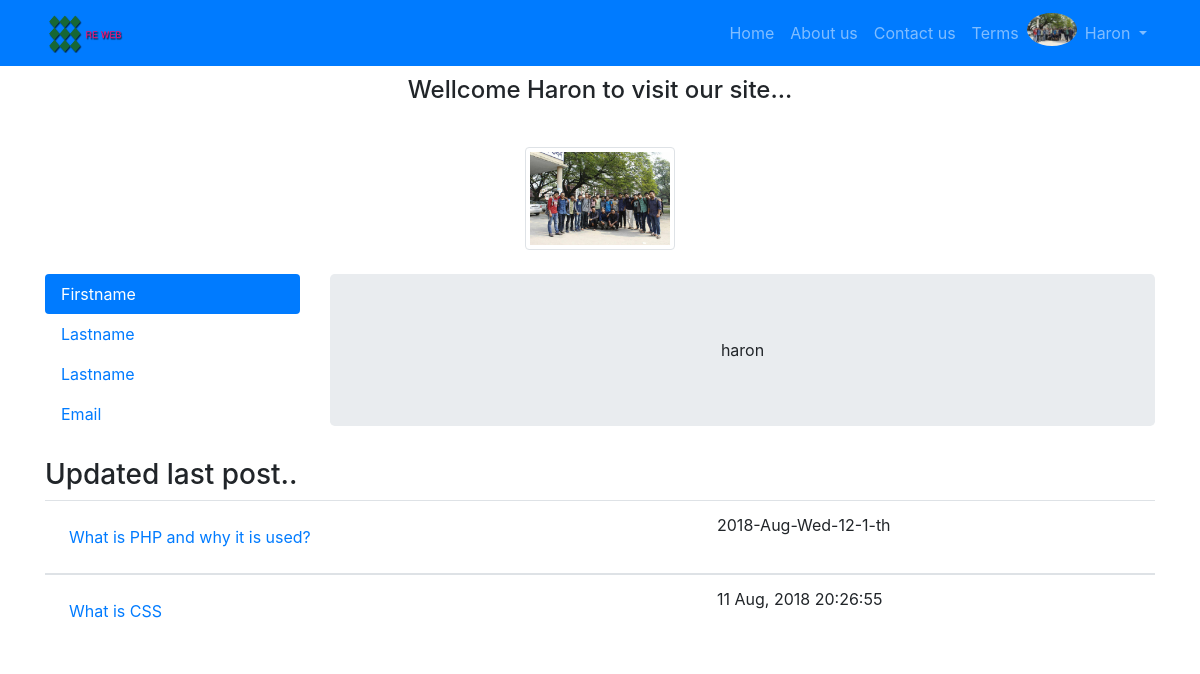
Page /userView.php (signed in) on the committed database.
### tables this page shows
CREATE TABLE `user_regi` (
  `id` int(50) NOT NULL,
  `firstname` varchar(255) NOT NULL,
  `lastname` varchar(200) NOT NULL,
  `username` varchar(255) NOT NULL,
  `email` varchar(200) NOT NULL,
  `password` varchar(255) NOT NULL,
  `gander` varchar(20) NOT NULL,
  `trem` varchar(25) NOT NULL,
  `path` varchar(255) NOT NULL
);

CREATE TABLE `post` (
  `id` int(255) NOT NULL,
  `title` varchar(255) NOT NULL,
  `description` text NOT NULL,
  `category_id` int(15) NOT NULL,
  `user_id` int(150) NOT NULL,
  `status` varchar(6) NOT NULL,
  `time` varchar(252) NOT NULL
);

### userView.php (the view, shortened to what this page needs)
<?php
require_once('conn/config.php');
?>
<!DOCTYPE html>
<html lang="en">
<head>
          <link rel="stylesheet" href="css/bootstrap.min.css">
</head>
<body>
	<header>
		   <?php include_once 'pages/navigation.php'  ?>
	</header>
   <div class="container">
   	<div>
   			<div class="wellcome">
	<h4>Wellcome <?php 	echo $_SESSION['username'];    ?> to visit our site...</h4>
</div>
<?php
if (isset($_SESSION['username'])) {
	$user = $_SESSION['username'];
	$sql = "SELECT * FROM user_regi WHERE username='$user'";
	$result = mysqli_query($conn,$sql);
	?>
	<?php
	foreach ($result as  $value) {
		?>
	   <div class="py-4">
	   		<img class="img-thumbnail rounded mx-auto d-block" width="150px" src="pages/<?php echo $value['path']   ?>" alt="">
	   </div>
			<div class="row">
  <div class="col-3">
    <div class="nav flex-column nav-pills" id="v-pills-tab" role="tablist" aria-orientation="vertical">
      <a class="nav-link active" id="v-pills-home-tab" data-toggle="pill" href="#v-pills-home" role="tab" aria-controls="v-pills-home" aria-selected="true">Firstname</a>
      <a class="nav-link" id="v-pills-profile-tab" data-toggle="pill" href="#v-pills-profile" role="tab" aria-controls="v-pills-profile" aria-selected="false">Lastname</a>
      <a class="nav-link" id="v-pills-messages-tab" data-toggle="pill" href="#v-pills-messages" role="tab" aria-controls="v-pills-messages" aria-selected="false">Lastname</a>
      <a class="nav-link" id="v-pills-settings-tab" data-toggle="pill" href="#v-pills-settings" role="tab" aria-controls="v-pills-settings" aria-selected="false">Email</a>
    </div>
  </div>
<div class="col-9 text-center ">
    <div class="tab-content card-body jumbotron" id="v-pills-tabContent">
      <div class="tab-pane fade show active" id="v-pills-home" role="tabpanel" aria-labelledby="v-pills-home-tab"><?php echo $value['firstname'] ?></div>
    </div>
  </div>
</div>
		<?php
	}
}
?>
<div>
	<h3>Updated last post..</h3>
</div>
<?php
$post_id = $value['id'];
$post_s ="SELECT * FROM post  WHERE user_id ='$post_id'ORDER BY id DESC LIMIT 0,15";
$p_result = mysqli_query($conn, $post_s);
?>
<table class="table">
<?php
foreach ($p_result as $P_value) {
?>
<tbody>
    <tr>
      <td class="p-4"><a href="? public=postDatails&id=<?php echo $value['id']?>"><?php echo $P_value['title'] ?></a></td>
      <td><?php echo $P_value['time'] ?></td>
    </tr>
  </tbody>
<?php
}
?>
</table>
   	</div>
   </div>
</body>
</html>

### pages/navigation.php (shortened to what this page needs)
<nav class="main-nav navbar navbar-expand-lg navbar navbar-dark bg-primary">
        <div class="container">
            <a class="navbar-brand" href="index.php"><img src="images/logo.png" alt="" width="80px" height="40px"></a>
            <div class="collapse navbar-collapse" id="navbarSupportedContent">
                <ul class="navbar-nav ml-auto " id="nav">
                    <li class="nav-item ">
                        <a class="nav-link" href="? public=main">Home <span class="sr-only">(current)</span></a>
                    </li>
                    <li class="nav-item">
                        <a class="nav-link" href="? public=about">About us</a>
                    </li>
                      <li class="nav-item">
                        <a class="nav-link" href="? public=contactus">Contact us</a>
                    </li>
                      <li class="nav-item">
                        <a class="nav-link" href="? public=about">Terms</a>
                    </li>
                    <?php if( isset($_SESSION['username']) && !empty($_SESSION['username']) )
                {
                    if(isset($_SESSION['username']))
                    {
                       $user = $_SESSION['username'];
                       $query = "SELECT * FROM user_regi WHERE username='$user'";
                       $result = mysqli_query($conn,$query);
                       $rowcount = mysqli_num_rows($result);
                    for ($i=1; $i <=$rowcount ; $i++)
                    {
                       $row = mysqli_fetch_assoc($result);
                 ?>
            <div class="view-img">
              <img class="rounded-circle" width="50px"src="pages/<?php echo $row["path"]  ?>" alt="" >
          </div>
             <div class="dropdown">
             <a class=" nav-link dropdown-toggle" href="#" role="button" id="dropdownMenuLink" data-toggle="dropdown" aria-haspopup="true" aria-expanded="false">
              <?php echo $row['username']   ?>
             </a>
     </div>
<?php }}} ?>
                </ul>
            </div>
        </div>
    </nav>

### userView.php (style rules this page uses)
body { padding: 0; margin: 0; }
.wellcome { text-align: center; padding: 10px 0; }

### rows in the picture
user_regi: path (picture), username "Haron", firstname "haron"
post: title "What is PHP and why it is used?", time "2018-Aug-Wed-12-1-th"
post: title "What is CSS", time "11 Aug, 2018 20:26:55"

### other values in the picture
$_SESSION['username'] "Haron"
